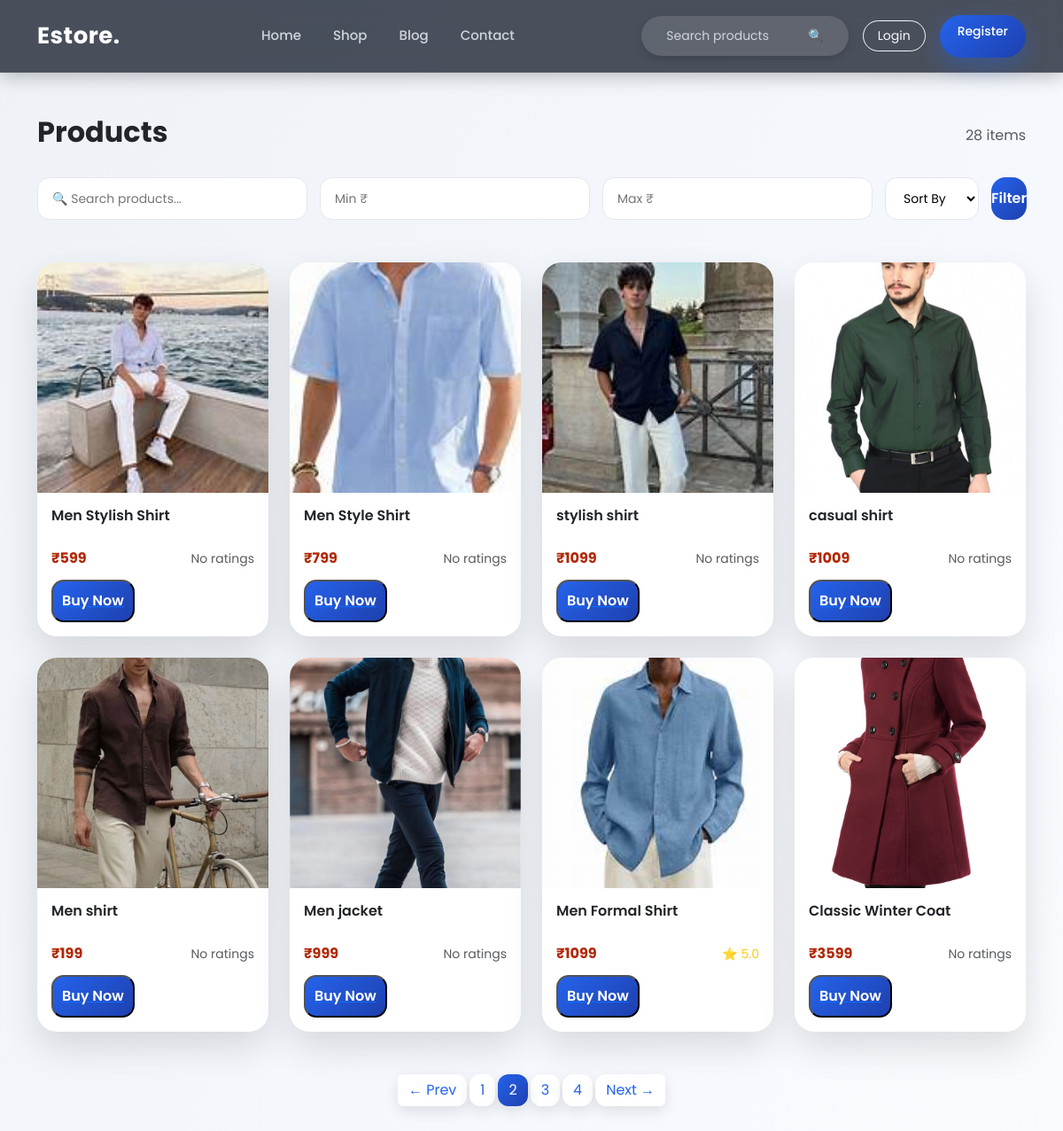
Page /products?page=2 on the committed database.
### models.py (models this page shows)
class Product(db.Model):
    id = db.Column(db.Integer, primary_key=True)
    name = db.Column(db.String(100))
    price = db.Column(db.Integer)
    category = db.Column(db.String(50))
    season = db.Column(db.String(50))
    description = db.Column(db.Text)
    image = db.Column(db.String(300))
    reviews = db.relationship('Review', backref='product', lazy=True)

### app.py (the view)
@app.route('/products')
def products():
    page = request.args.get('page', 1, type=int)
    search = request.args.get('search', '').strip()
    category = request.args.get('category', '').strip()
    season = request.args.get('season', '').strip()
    min_price = request.args.get('min_price', type=int)
    max_price = request.args.get('max_price', type=int)
    sort = request.args.get('sort', '')
    query = Product.query
    if search:
        query = query.filter(Product.name.ilike(f"%{search}%"))
    if category:
        query = query.filter(Product.category == category)
    if season:
        query = query.filter(Product.season == season)
    if min_price is not None:
        query = query.filter(Product.price >= min_price)
    if max_price is not None:
        query = query.filter(Product.price <= max_price)
    if sort == 'price_low':
        query = query.order_by(Product.price.asc())
    elif sort == 'price_high':
        query = query.order_by(Product.price.desc())
    elif sort == 'newest':
        query = query.order_by(Product.id.desc())
    else:
        query = query.order_by(Product.id.desc())  # default
    products = query.paginate(page=page, per_page=8, error_out=False)
    return render_template(
        'products.html',
        products=products
    )

### templates/products.html (shortened to what this page needs)
{% extends 'base.html' %}
{% block content %}
<div class="container py-5">
    <div class="d-flex justify-content-between align-items-center mb-4">
        <h2 class="fw-bold">Products</h2>
        <span class="text-muted">{{ products.total }} items</span>
    </div>
    <form method="GET" class="filter-bar mb-5">
        <input type="text" name="search"
               value="{{ request.args.get('search','') }}"
               placeholder="🔍 Search products...">
        <input type="number" name="min_price"
               value="{{ request.args.get('min_price','') }}"
               placeholder="Min ₹">
        <input type="number" name="max_price"
               value="{{ request.args.get('max_price','') }}"
               placeholder="Max ₹">
        <select name="sort">
            <option value="">Sort By</option>
        </select>
        <button class="btn-filter">Filter</button>
    </form>
    <div class="row g-4">
        {% for product in products.items %}
        <div class="col-lg-3 col-md-4 col-sm-6">
            <div class="product-card-elite">
                <div class="product-img">
                    <img src="{{ url_for('static', filename='images/' ~ product.image) }}"
                         alt="{{ product.name }}">
                </div>
                <div class="product-info">
                    <h6>{{ product.name }}</h6>
                    <div class="price-row">
                        <span class="price">₹{{ product.price }}</span>
                        <span class="rating">
                            {% if product.reviews|length > 0 %}
                                ⭐ {{ "%.1f"|format(product.reviews|map(attribute='rating')|sum / product.reviews|length) }}
                            {% else %}
                                <span class="text-muted">No ratings</span>
                            {% endif %}
                        </span>
                    </div>
                    {% if current_user.is_authenticated %}
                        <a href="{{ url_for('buy_now', product_id=product.id) }}">
                            <button class="btn-buy">Buy Now</button>
                        </a>
                    {% else %}
                        <a href="{{ url_for('login') }}">
                            <button class="btn-buy">Buy Now</button>
                        </a>
                    {% endif %}
                </div>
            </div>
        </div>
        {% else %}
            <p class="text-center text-muted mt-5">No products found 😔</p>
        {% endfor %}
    </div>
    {% if products.pages > 1 %}
    <nav class="mt-5">
        <ul class="pagination justify-content-center">
            {% if products.has_prev %}
            <li class="page-item">
                <a class="page-link"
                   href="{{ url_for('products', page=products.prev_num,
                       search=request.args.get('search'),
                       min_price=request.args.get('min_price'),
                       max_price=request.args.get('max_price'),
                       sort=request.args.get('sort'),
                       season=request.args.get('season')) }}">
                    ← Prev
                </a>
            </li>
            {% endif %}
            {% for page_num in products.iter_pages(left_edge=1, right_edge=1, left_current=1, right_current=2) %}
                {% if page_num %}
                <li class="page-item {% if page_num == products.page %}active{% endif %}">
                    <a class="page-link"
                       href="{{ url_for('products', page=page_num,
                           search=request.args.get('search'),
                           min_price=request.args.get('min_price'),
                           max_price=request.args.get('max_price'),
                           sort=request.args.get('sort'),
                           season=request.args.get('season')) }}">
                        {{ page_num }}
                    </a>
                </li>
                {% else %}
                <li class="page-item disabled"><span class="page-link">…</span></li>
                {% endif %}
            {% endfor %}
            {% if products.has_next %}
            <li class="page-item">
                <a class="page-link"
                   href="{{ url_for('products', page=products.next_num,
                       search=request.args.get('search'),
                       min_price=request.args.get('min_price'),
                       max_price=request.args.get('max_price'),
                       sort=request.args.get('sort'),
                       season=request.args.get('season')) }}">
                    Next →
                </a>
            </li>
            {% endif %}
        </ul>
    </nav>
    {% endif %}
</div>
{% endblock %}

### static/style.css (style rules this page uses)
* { margin: 0; padding: 0; box-sizing: border-box; }
body { font-family: 'Poppins', sans-serif; background: linear-gradient(120deg, #eef2f7, #f9fbff); min-height: 100vh; }
.rating { font-size: 1.1rem; }
.filter-bar { display: grid; grid-template-columns: repeat(6, 1fr); gap: 14px; }
.filter-bar input, .filter-bar select { padding: 12px 16px; border-radius: 14px; border: 1px solid #e5e7eb; font-size: 14px; background: #fff; }
.btn-filter { background: linear-gradient(135deg, #2563eb, #1e40af); color: #fff; border: none; border-radius: 16px; font-weight: 600; cursor: pointer; transition: 0.3s; }
.product-card-elite { background: #fff; border-radius: 22px; overflow: hidden; box-shadow: 0 18px 40px rgba(0,0,0,0.12); transition: all 0.35s ease; height: 100%; }
.product-img { height: 260px; position: relative; overflow: hidden; }
.product-img img { width: 100%; height: 100%; object-fit: cover; transition: transform 0.4s ease; }
.product-info { padding: 16px; }
.product-info h6 { font-weight: 600; margin-bottom: 8px; height: 38px; overflow: hidden; }
.price-row { display: flex; justify-content: space-between; align-items: center; }
.price { color: #16a34a; font-weight: 700; font-size: 16px; }
.rating { font-size: 14px; color: #facc15; }
.btn-buy { display: block; margin-top: 12px; background: linear-gradient(135deg, #2563eb, #1e40af); color: #fff; text-align: center; padding: 10px; border-radius: 14px; font-weight: 600; text-decoration: none; transition: 0.3s; }
.pagination .page-link { border-radius: 12px; margin: 0 4px; color: #2563eb; border: none; box-shadow: 0 6px 16px rgba(0,0,0,0.1); }
.pagination .page-item.active .page-link { background: linear-gradient(135deg, #2563eb, #1e40af); color: #fff; }
.price { color: #b12704; }

### rows in the picture
Product: image (picture), name "Men Stylish Shirt", price "599", shows "No ratings"
Product: image (picture), name "Men Style Shirt", price "799", shows "No ratings"
Product: image (picture), name "stylish shirt", price "1099", shows "No ratings"
Product: image (picture), name "casual shirt", price "1009", shows "No ratings"
Product: image (picture), name "Men shirt", price "199", shows "No ratings"
Product: image (picture), name "Men jacket", price "999", shows "No ratings"
Product: image (picture), name "Men Formal Shirt", price "1099", reviews|map "5.0"
Product: image (picture), name "Classic Winter Coat", price "3599", shows "No ratings"

### other values in the picture
{{ products.total }} "28"
{{ page_num }} "1" "2" "3" "4"
